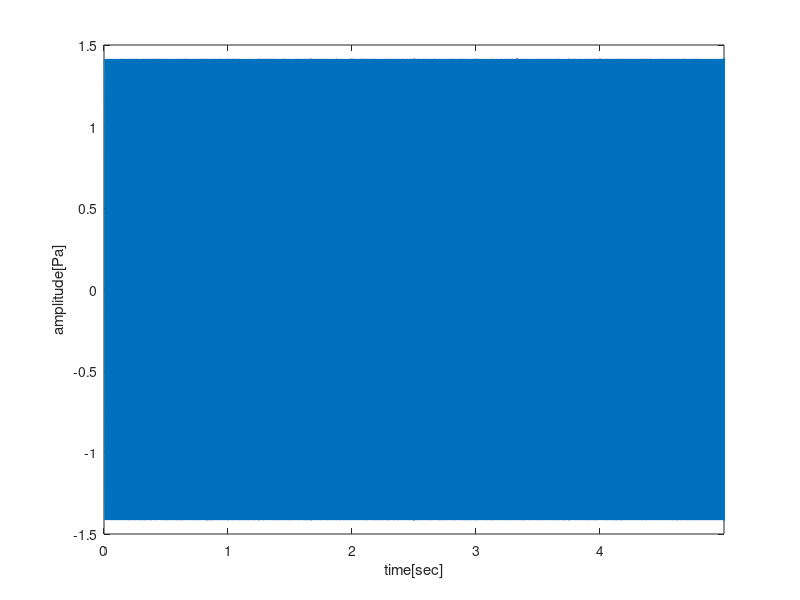

Here is the MATLAB script that generated this plot: (Note: this script raises an error after producing the figure.)

%% start %%

%% クリア
clc;
clear;

%% 定数
T = 5;
fs = 192e3;

%% 時間ベクトル
t = 0 : 1/fs : T - 1/fs;

%% チャープ信号 の作成
f0 = 0;
t1 = T;
f1 = fs/2;
y = chirp(t,f0,t1,f1) * sqrt(2);

%% プロット
figure('position', [0, 0, 800*sqrt(2), 800]);
plot( t , y );
xlim([ t(1) t(end) ]);
ylabel( 'amplitude[Pa]' );
xlabel( 'time[sec]' );
ax = gca;
ax.FontSize = 17;

%% 三段の図を作成する
func_make_three_tiered_diagram(t,y,fs,1,'./make_three_tiered_diagram/chirp_three_tiered_diagram.png');

%% pure tone の作成
f1 = 10e3;
y = sqrt(2) * sin( 2 * pi * f1 * t );

%% プロット
figure('position', [0, 0, 800*sqrt(2), 800]);
plot( t , y );
xlim([ t(1) t(end) ]);
ylabel( 'amplitude[Pa]' );
xlabel( 'time[sec]' );
ax = gca;
ax.FontSize = 17;

%% 三段の図を作成する
func_make_three_tiered_diagram(t,y,fs,0,'./make_three_tiered_diagram/pure_tone_three_tiered_diagram.png');

%% end %%

% 信号のパワースペクトル密度
function [freq,l,ave] = plot_psd(y,fs,cl)

  N = length( y );
  xdft = fft( y );
  xdft = xdft( 1:N/2+1 );
  psdx = (1/(fs*N)) * abs(xdft).^2;
  psdx(2:end-1) = 2*psdx(2:end-1);
  freq = fs*(0:(N/2))/N;

  ave = mean( 10*log10(psdx) );
  l = plot(freq/1e3,10*log10(psdx),'Color',cl);

  ylabel('power/frequency[dB/Hz]');
  xlabel('frequency[Hz]');

  xlim([ freq(1)/1e3 freq(end)/1e3 ]);
  ylim([-200 50]);

  ax = gca;
  ax.FontSize = 17;
end

% 信号のパワースペクトル
function [f,l,ave] = plot_ps(y,fs,cl)

  Y = fft( y );
  L = length( y );
  A = abs( Y/L );
  A = A( 1:L/2+1 );
  A = A.^2;
  A(2:end-1) = 2*A(2:end-1);
  f = fs*(0:(L/2))/L;

  ave = mean( 10*log10(A/(20e-6).^2) );
  l = plot(f/1e3,10*log10(A/(20e-6).^2),'Color',cl);

  ylabel( 'power[dB SPL]' );
  xlabel( 'frequency[kHz]' );

  xlim([ f(1)/1e3 f(end)/1e3 ]);
  ylim([-300 200]);
  ax = gca;

  ax.FontSize = 17;
end

function func_make_three_tiered_diagram(t,y,fs,random,filename)
  figure('position', [0, 0, 800*sqrt(2), 800]);

  sgtitle('Make Three Tiered Diagram');

  % 信号のプロット
  s1 = subplot(3,1,1);

  plot( t , y );
  ylabel( 'amplitude[Pa]' );
  xlabel( 'time[sec]' );
  xlim([ t(1) t(end) ]);
  ax = gca;
  ax.FontSize = 17;

  if random == 1

    s2 = subplot(3,1,2);

    [f,l,ave_sig] = plot_psd(y,fs,[0 0.4470 0.7410]);

    % 信号のスペクトグラム
    s3 = subplot(3,1,3);

    Temporal_Sensitivity_Profile = 0.1;
    spectrogram(y,256,120,256,fs,'yaxis');
    ylim([ f(1)/1e3 f(end)/1e3 ]);
    ylabel( 'frequency[kHz]' );
    xlabel( 'time[sec]' );
    ax = gca;
    ax.FontSize = 17;

  else

    s2 = subplot(3,1,2);

    [f,l,ave_sig] = plot_ps(y,fs,[0 0.4470 0.7410]);

    % 信号のスペクトグラム
    s3 = subplot(3,1,3);

    Temporal_Sensitivity_Profile = 0.1;
    spectrogram(y,256,120,256,fs,'yaxis');
    ylim([ f(1)/1e3 f(end)/1e3 ]);
    ylabel( 'frequency[kHz]' );
    xlabel( 'time[sec]' );
    ax = gca;
    ax.FontSize = 17;

  end

  s1Pos = get(s1,'position');
  s2Pos = get(s2,'position');
  s3Pos = get(s3,'position');
  s2Pos(3:4) = [s1Pos(3:4)];
  s3Pos(3:4) = [s1Pos(3:4)];
  set(s2,'position',s2Pos);
  set(s3,'position',s3Pos);

  if filename ~= 0
    f = gcf;
    exportgraphics(f,filename,'Resolution',500);
  end

end
